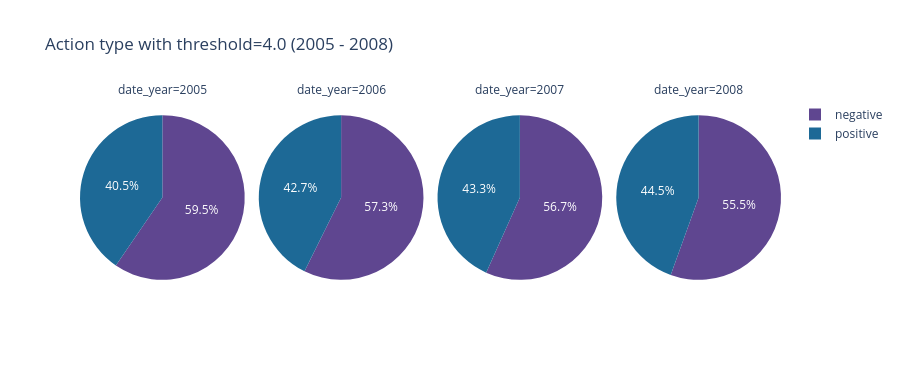

The code cell stored with this chart in its notebook:
### Markdown cell above
#### `Rating`: threshold of positive/negative samples

### Code cell
# TODO: change the threshold to check out effects of the cutting point
THRESHOLD = 4.0

px.pie(
    (
        interaction_df[interaction_df["date_year"].between(2005, 2008)]
        .assign(
            date_year=interaction_df["date_year"].astype("str"),
            action_type=interaction_df["rating"].apply(lambda x: "positive" if x >= THRESHOLD else "negative")
        )
        .groupby(
            ["date_year", "action_type"]
        ).count()
        .reset_index([-1, -2])
        .rename(columns={"userID": "cnt"})
        [["date_year", "action_type", "cnt"]]
    ),
    names="action_type",
    values="cnt",
    color_discrete_sequence=px.colors.qualitative.Prism,
    facet_col="date_year",
    height=375,
    title=f"Action type with threshold={THRESHOLD} (2005 - 2008)",
)

### Figure 1 — Plotly figure (JSON) as saved in the notebook; plotly's stock layout.template omitted (floating-point values rounded to 4 significant figures)
{"data": [{"domain": {"x": [0, 0.235], "y": [0, 1]}, "hovertemplate": "date_year=2005<br>action_type=%{label}<br>cnt=%{value}<extra></extra>", "labels": ["negative", "positive"], "legendgroup": "", "name": "", "showlegend": true, "type": "pie", "values": [75870, 51541]}, {"domain": {"x": [0.255, 0.49], "y": [0, 1]}, "hovertemplate": "date_year=2006<br>action_type=%{label}<br>cnt=%{value}<extra></extra>", "labels": ["negative", "positive"], "legendgroup": "", "name": "", "showlegend": true, "type": "pie", "values": [105368, 78417]}, {"domain": {"x": [0.51, 0.745], "y": [0, 1]}, "hovertemplate": "date_year=2007<br>action_type=%{label}<br>cnt=%{value}<extra></extra>", "labels": ["negative", "positive"], "legendgroup": "", "name": "", "showlegend": true, "type": "pie", "values": [88711, 67711]}, {"domain": {"x": [0.765, 1.0], "y": [0, 1]}, "hovertemplate": "date_year=2008<br>action_type=%{label}<br>cnt=%{value}<extra></extra>", "labels": ["negative", "positive"], "legendgroup": "", "name": "", "showlegend": true, "type": "pie", "values": [77928, 62473]}], "layout": {"annotations": [{"font": {}, "showarrow": false, "text": "date_year=2005", "x": 0.1175, "xanchor": "center", "xref": "paper", "y": 1, "yanchor": "bottom", "yref": "paper"}, {"font": {}, "showarrow": false, "text": "date_year=2006", "x": 0.3725, "xanchor": "center", "xref": "paper", "y": 1, "yanchor": "bottom", "yref": "paper"}, {"font": {}, "showarrow": false, "text": "date_year=2007", "x": 0.6275, "xanchor": "center", "xref": "paper", "y": 1, "yanchor": "bottom", "yref": "paper"}, {"font": {}, "showarrow": false, "text": "date_year=2008", "x": 0.8825, "xanchor": "center", "xref": "paper", "y": 1, "yanchor": "bottom", "yref": "paper"}], "height": 375, "legend": {"tracegroupgap": 0}, "piecolorway": ["rgb(95, 70, 144)", "rgb(29, 105, 150)", "rgb(56, 166, 165)", "rgb(15, 133, 84)", "rgb(115, 175, 72)", "rgb(237, 173, 8)", "rgb(225, 124, 5)", "rgb(204, 80, 62)", "rgb(148, 52, 110)", "rgb(111, 64, 112)", "rgb(102, 102, 102)"], "title": {"text": "Action type with threshold=4.0 (2005 - 2008)"}}}
